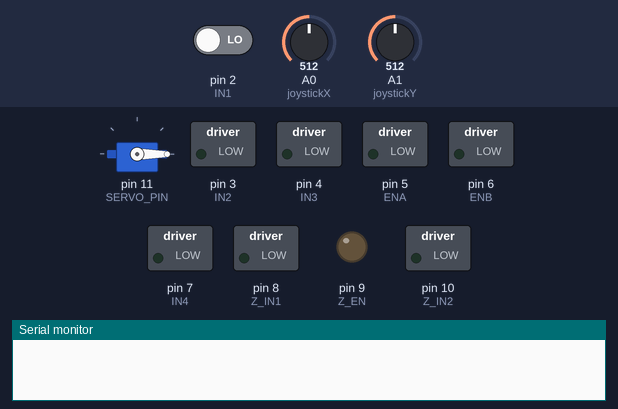
Bench run of a sketch on a simulated Arduino Uno, built with avr-gcc and run on an emulated ATmega328P. Shown: servo, switched loads named in the sketch (green lamp = pin HIGH), output pins drawn as LEDs (lit = HIGH), the last lines printed to the serial monitor. Inputs (shaded band) come from the test bench; at power-on: A0 (joystickX) = 512, A1 (joystickY) = 512, pin 2 (IN1) LOW.

Above: at 1.2 s.
1.3 s: A0 (joystickX) set to 419
2.8 s: A0 (joystickX) set to 401
At 4.0 s:
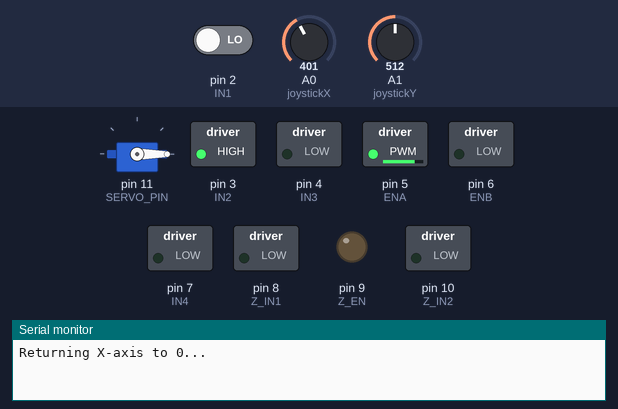
5.8 s: A1 (joystickY) set to 602
8.8 s: A1 (joystickY) set to 620
At 11.7 s:
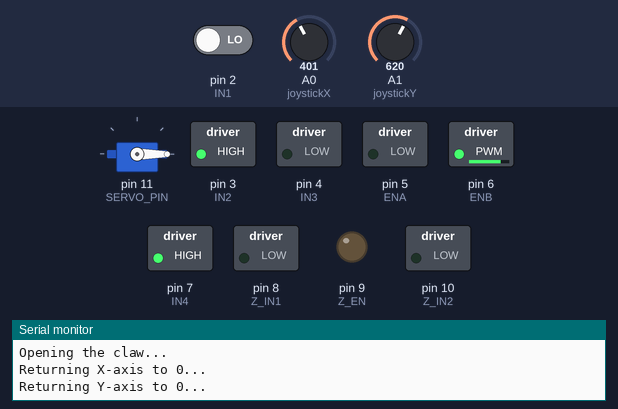
11.8 s: A1 (joystickY) set to 306
At 14.5 s:
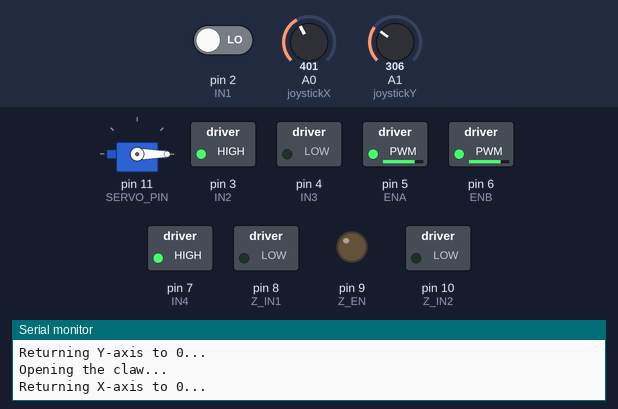
14.8 s: A1 (joystickY) set to 404
17.8 s: A1 (joystickY) set to 429
At 21.1 s:
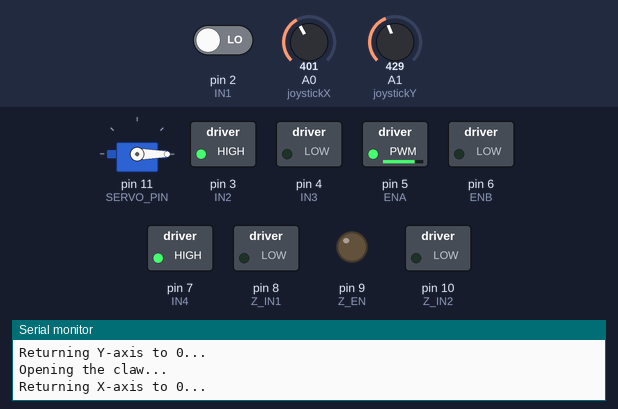
Timing chart, 0 to 21.8 s (numbered marks = the images above; inputs shaded):
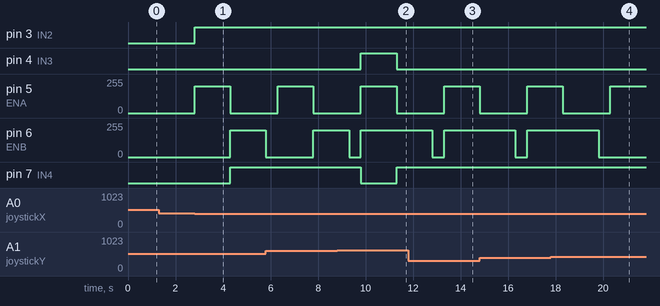

Measured:
- the behaviour switches between 412 and 411 on A0 (joystickX) (found by bisection; images 0 and 1)
- the behaviour switches between 612 and 613 on A1 (joystickY) (found by bisection; images 1 and 2)
- the behaviour switches between 411 and 412 on A1 (joystickY) (found by bisection; images 3 and 4)
- after the input at 1.3 s, every drawn part: stays the same
- after the input at 2.8 s, pin 3 (IN2): LOW → HIGH at once; pin 5 (ENA): 0/255 → 200/255 at once, → 0/255 1.5 s later; pin 6 (ENB): 0/255 → 200/255 after 1.5 s; pin 7 (IN4): LOW → HIGH after 1.5 s
- after the input at 8.8 s, pin 4 (IN3): LOW → HIGH after 1.0 s, → LOW 1.5 s later; pin 7 (IN4): HIGH → LOW after 1.0 s, → HIGH 1.5 s later
- after the input at 11.8 s, pin 4 (IN3): stays LOW (without the input it goes to HIGH after 1.5 s); pin 7 (IN4): stays HIGH (without the input it goes to LOW after 1.5 s)
- after the input at 17.8 s, pin 6 (ENB): goes on until 19.8 s, then stays 0/255

The sketch:

claw_machine_code_draft.ino
```cpp
#include <Servo.h>

// Define motor pins
#define ENA 5
#define IN1 2
#define IN2 3
#define ENB 6
#define IN3 4
#define IN4 7
#define Z_EN 9
#define Z_IN1 8
#define Z_IN2 10

// Define pins for the joystick
const int joystickX = A0;
const int joystickY = A1;
const int buttonPin = 2;

// Movement thresholds for the joystick
const int threshold = 100;

// Servo pin
#define SERVO_PIN 11
Servo clawServo;

int servoPosition = 0;
bool returnInProgress = false;

void setup() {
  // Motor pins setup
  pinMode(ENA, OUTPUT);
  pinMode(IN1, OUTPUT);
  pinMode(IN2, OUTPUT);
  pinMode(ENB, OUTPUT);
  pinMode(IN3, OUTPUT);
  pinMode(IN4, OUTPUT);
  pinMode(Z_EN, OUTPUT);
  pinMode(Z_IN1, OUTPUT);
  pinMode(Z_IN2, OUTPUT);

  // Button setup
  pinMode(buttonPin, INPUT_PULLUP);

  // Servo setup
  clawServo.attach(SERVO_PIN);
  clawServo.write(servoPosition);

  Serial.begin(9600);
}

void loop() {
  int xValue = analogRead(joystickX) - 512;
  int yValue = analogRead(joystickY) - 512;
  bool buttonPressed = digitalRead(buttonPin) == LOW;

  if (!returnInProgress) {
    if (xValue > threshold) {
      moveMotor(ENA, IN1, IN2, HIGH);
    } else if (xValue < -threshold) {
      moveMotor(ENA, IN1, IN2, LOW);
    } else {
      stopMotor(ENA);
    }

    if (yValue > threshold) {
      moveMotor(ENB, IN3, IN4, HIGH);
    } else if (yValue < -threshold) {
      moveMotor(ENB, IN3, IN4, LOW);
    } else {
      stopMotor(ENB);
    }
  }

  if (buttonPressed && !returnInProgress) {
    returnInProgress = true;
    returnToOriginAndOpenClaw();
    returnInProgress = false;
  }
}

void moveMotor(int enablePin, int inPin1, int inPin2, bool direction) {
  analogWrite(enablePin, 200);
  digitalWrite(inPin1, direction ? HIGH : LOW);
  digitalWrite(inPin2, direction ? LOW : HIGH);
}

void stopMotor(int enablePin) {
  analogWrite(enablePin, 0);
}

void returnToOriginAndOpenClaw() {
  Serial.println("Returning X-axis to 0...");
  moveMotor(ENA, IN1, IN2, LOW);
  delay(1500);
  stopMotor(ENA);

  Serial.println("Returning Y-axis to 0...");
  moveMotor(ENB, IN3, IN4, LOW);
  delay(1500);
  stopMotor(ENB);

  Serial.println("Opening the claw...");
  clawServo.write(0);
  delay(500);
}
```
